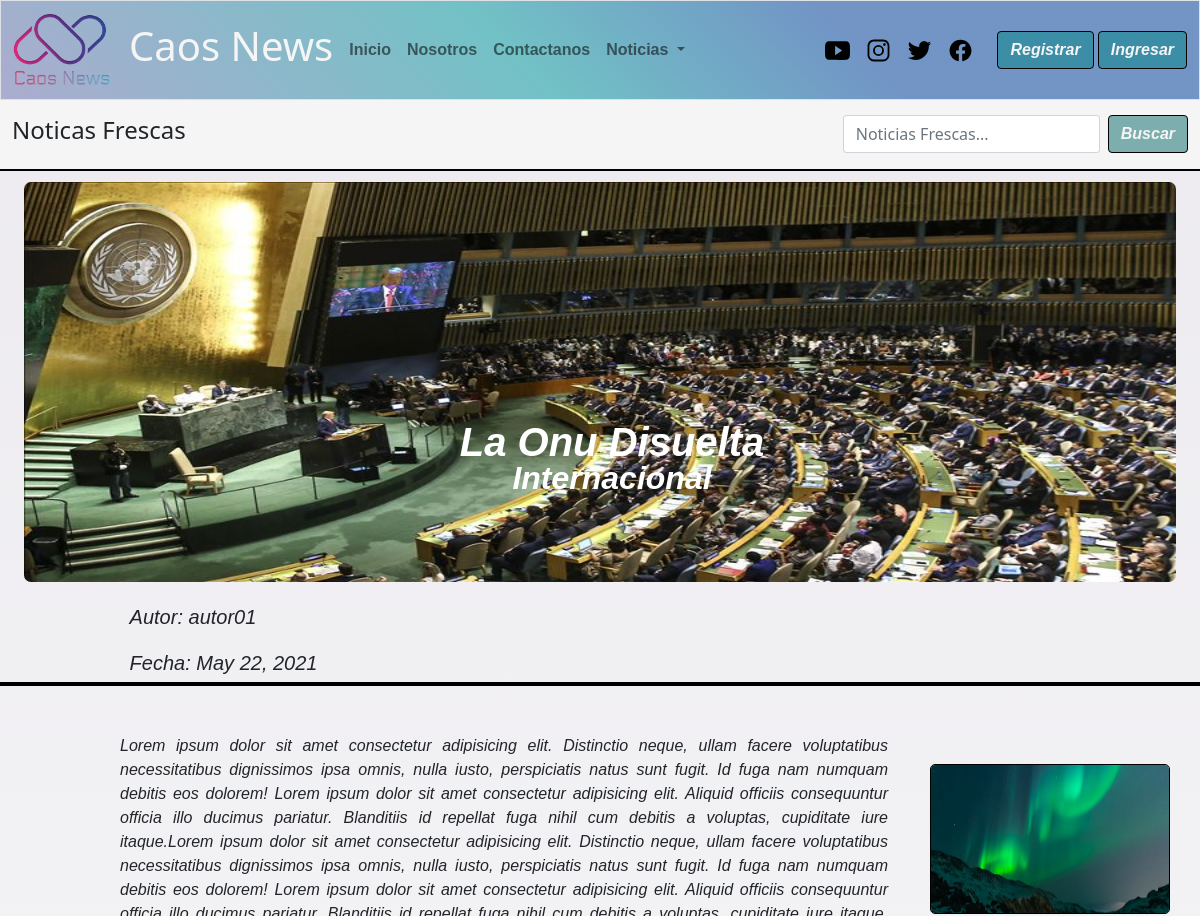
The page /noticia/La Onu Disuelta/ (upper part) on the database as committed earlier.
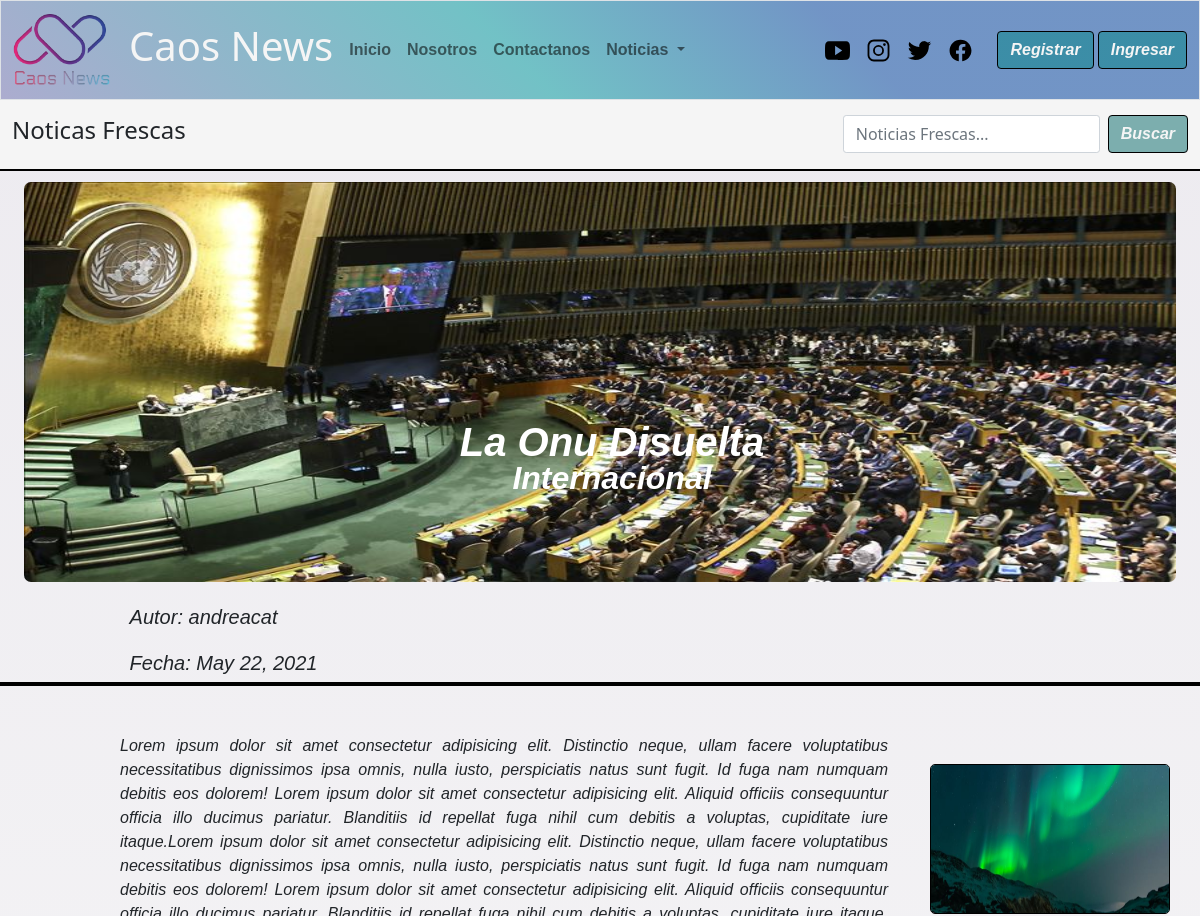
The same page on the database as committed later.
### caos_news/models.py (models this page shows, shortened)
class Noticia(models.Model):
    nombre_not = models.CharField(primary_key= True, max_length=50)
    fecha_not = models.DateField(default=datetime.date.today)
    redac =  models.TextField()
    img_not = models.ImageField(upload_to='noticias',null=True)
    publicar = models.BooleanField(default=False)
    comentario = models.TextField(null=True,default='Sin observaciones')
    autor = models.ForeignKey(User,null=True, on_delete=models.CASCADE)
    categoria = models.ForeignKey(Categoria, on_delete=models.CASCADE)

class Categoria(models.Model):
    cod_catg = models.IntegerField(primary_key=True)
    nombre_catg = models.CharField(max_length=50)
    def __str__(self):
        return self.nombre_catg

### caos_news/views.py (the view)
# urls.py: path('noticia/<id>/',noticias,name='noti'),
def noticias(request,id):
    categoria = Categoria.objects.all()
    try:
        noti = Noticia.objects.get(nombre_not=id)
        gale = Galeria.objects.filter(not_gal=noti)[:3]
        link_g= Galeria.objects.filter(not_gal=noti)[1]
        contexto = {"noticia":noti,"categorias":categoria,"galeria":gale,"link":link_g}
        return render(request, "Noticia.html",contexto)
    except:
        contexto ={"noticia":"No existe esa Noticia","categorias":categoria}
        return render(request,"Noticia.html",contexto)

### caos_news/templates/Noticia.html (shortened to what this page needs)
{% extends 'base.html' %}
{%load static%}
{% block link_activos %}
<ul class="navbar-nav me-auto mb-2 mb-lg-0">
    <li class="nav-item">
        <a class="nav-link" aria-current="page" href="{% url 'index'%}">Inicio</a>
    </li>
    {% if user.is_authenticated %}
    <li class="nav-item">
        <a class="nav-link" href="{% url 'enviar_n' %}">Subir noticia</a>
    </li>
    <li class="nav-item">
        <a class="nav-link" href="{% url 'mis_notis' %}">Mis Noticias</a>
    </li>
    {% else %}
    <li class="nav-item">
        <a class="nav-link" href="{% url 'nos' %}">Nosotros</a>
    </li>
    <li class="nav-item">
        <a class="nav-link" href="{% url 'contac' %}">Contactanos</a>
    </li>
    {% endif %}
    <li class="nav-item dropdown">
        <a class="nav-link dropdown-toggle" href="#" id="navbarDropdown" role="button" data-bs-toggle="dropdown"
            aria-expanded="false">
            Noticias
        </a>
    </li>
    {% endblock link_activos %}
    {% block contenido %}
    <main>
        <nav class="navbar sticky-top" id="barra-busqueda">
            <div class="container-fluid ">
                <span class="navbar-text">
                    {% if user.is_authenticated %}
                    <h4> Bienvenido(a) {{user.first_name}} {{user.last_name}} </h4>
                    {% else %}
                    <h4>Noticas Frescas</h4>
                    {% endif %}
                </span>
                <form class="d-flex" method="POST" action="{% url 'filter_d'%}">
                    <input class="form-control me-2" type="search" placeholder="Noticias Frescas..." name="txtbusqueda"
                        aria-label="Search">
                    <button id="boton" class="btn btn-outline" type="submit">Buscar</button>
                </form>
            </div>
        </nav>
        <section class="container-fluid bg-news">
            <div class="container-fluid" id="banner-noti">
                <div>
                    <img src="{{noticia.img_not.url}}" alt="">
                    <div>
                        <h1>{{noticia.nombre_not}}</h1>
                    </div>
                    <div>
                        <h2>{{noticia.categoria}}</h2>
                    </div>
                </div>
            </div>
            <div id="autor" class="container-fluid">
                <div>
                    <p>Autor: {{noticia.autor}}</p>
                </div>
                <div>
                    <span>Fecha: {{noticia.fecha_not}}</span>
                </div>
            </div>
        </section>
        <section class="container-fluid mt-5">
            <div class="row">
                <div class="col-9" id="txt-news1">
                    <div>
                        <p>
                        </p>
                    </div>
                </div>
                <div class="col-3" id="gal-news1">
                    {% for x in galeria %}
                    <a href="{{x.imagen.url}}" data-fancybox="gall-new1" data-caption="{{x.not_gal.autor}} - Imagen {{forloop.counter}}">
                        <img src="{{x.imagen.url}}" alt="" />
                    </a>
                    {% endfor %}
                </div>
            </div>
        </section>
    </main>
    {% endblock contenido %}

Rows that differ between the two databases and show on the page:
changed Noticia "La Onu Disuelta": autor "autor01" → "andreacat"
